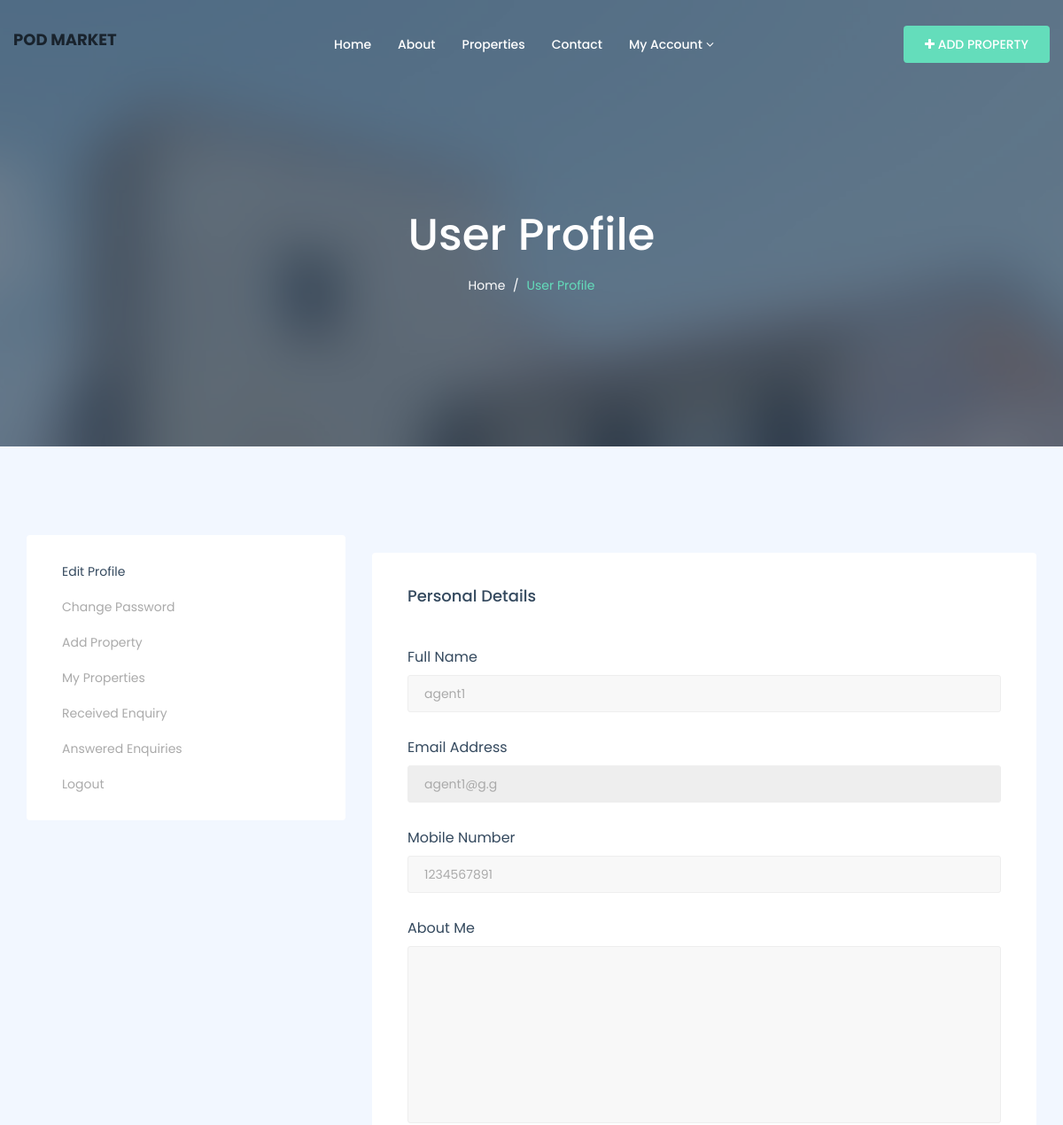
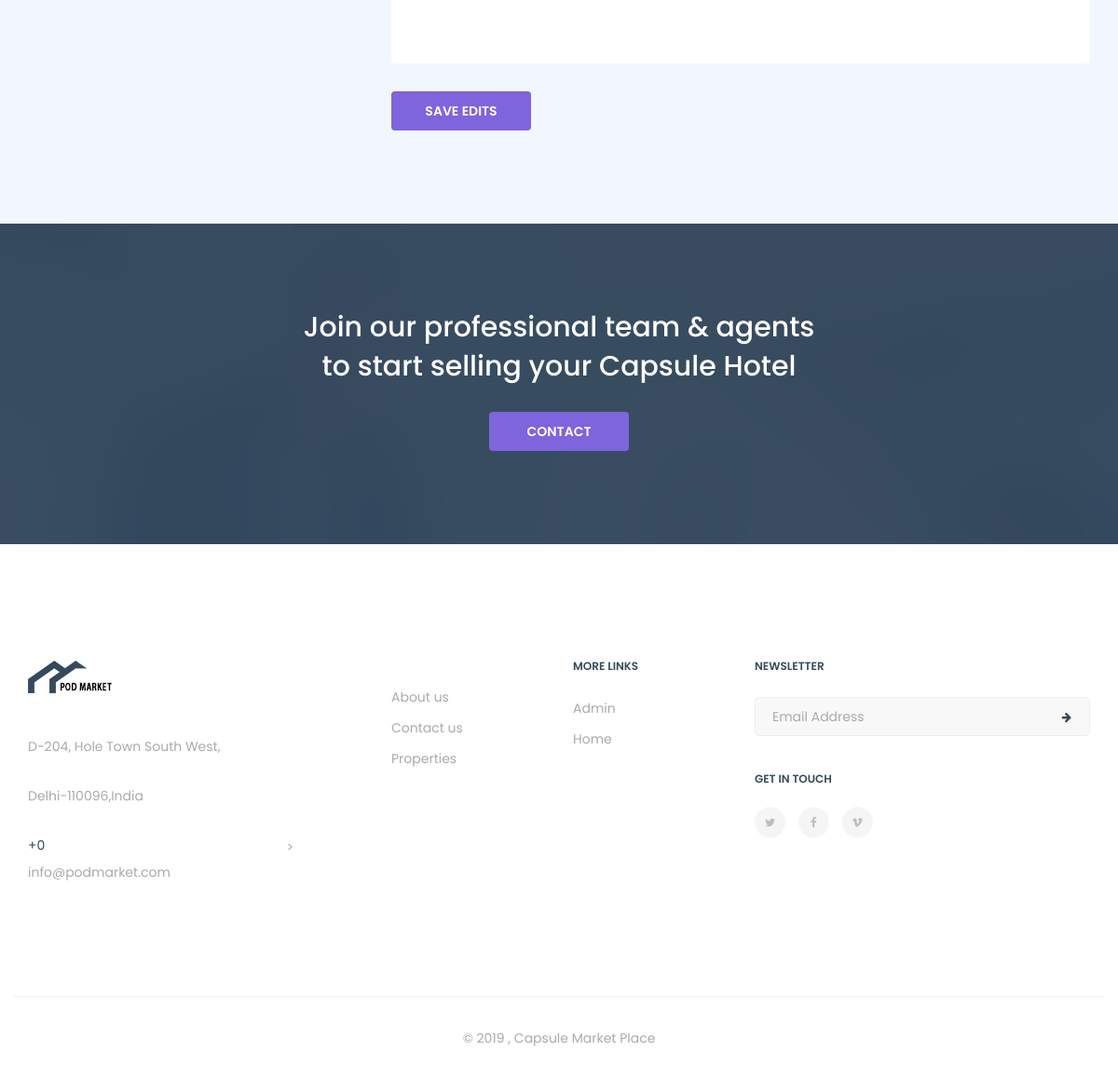
The page /user-profile.php (signed in) on the database its author committed (2 pictures, top to bottom).
### tables this page shows
CREATE TABLE `tbluser` (
  `ID` int(10) NOT NULL,
  `FullName` varchar(120) DEFAULT NULL,
  `Email` varchar(120) DEFAULT NULL,
  `MobileNumber` bigint(10) DEFAULT NULL,
  `Password` varchar(120) DEFAULT NULL,
  `UserType` int(5) DEFAULT NULL,
  `PostingDate` timestamp NULL DEFAULT current_timestamp(),
  `Aboutme` mediumtext NOT NULL,
  `UpdationDate` timestamp NOT NULL DEFAULT '0000-00-00 00:00:00' ON UPDATE current_timestamp()
);

CREATE TABLE `tblpage` (
  `ID` int(10) NOT NULL,
  `PageType` varchar(120) DEFAULT NULL,
  `PageTitle` mediumtext DEFAULT NULL,
  `PageDescription` mediumtext DEFAULT NULL,
  `Email` varchar(120) DEFAULT NULL,
  `MobileNumber` bigint(10) DEFAULT NULL,
  `UpdationDate` timestamp NULL DEFAULT NULL ON UPDATE current_timestamp()
);

### user-profile.php (the view, shortened to what this page needs)
<?php
if (strlen($_SESSION['remsuid']==0)) {
  header('location:logout.php');
  } else{
?>
<!DOCTYPE html>
<html dir="ltr" lang="en-US">
<head>
    <link href="assets/css/external.css" rel="stylesheet">
    <link href="assets/css/bootstrap.min.css" rel="stylesheet">
    <link href="assets/css/style.css" rel="stylesheet">
</head>
<body>
    <div id="wrapper" class="wrapper clearfix">
         <?php include_once('includes/header.php');?>
        <section id="page-title" class="page-title bg-overlay bg-overlay-dark2">
            <div class="container">
                <div class="row">
                    <div class="col-xs-12 col-sm-12 col-md-6 col-md-offset-3">
                        <div class="title title-1 text-center">
                            <div class="title--content">
                                <div class="title--heading">
                                    <h1>user Profile</h1>
                                </div>
                                <ol class="breadcrumb">
                                    <li><a href="index.php">Home</a></li>
                                    <li class="active">user Profile</li>
                                </ol>
                            </div>
                        </div>
                    </div>
                </div>
            </div>
        </section>
        <section id="user-profile" class="user-profile">
            <div class="container">
                <div class="row">
                    <?php include_once('includes/sidebar.php');?>
                    <div class="col-xs-12 col-sm-12 col-md-8">
                        <form class="mb-0" method="post">
                            <div class="form-box">
                                <?php
  $uid=$_SESSION['remsuid'];
$ret=mysqli_query($con,"select * from tbluser where ID='$uid'");
while ($row=mysqli_fetch_array($ret)) {
?>
                                <h4 class="form--title">Personal Details</h4>
                                <div class="form-group">
                                    <label for="full-name">Full Name</label>
                                    <input type="text" class="form-control" name="fullname" id="fullname" required="true" value="<?php  echo $row['FullName'];?>">
                                </div>
                                <div class="form-group">
                                    <label for="email-address">Email Address</label>
                                    <input type="email" class="form-control" name="email" id="email" readonly="true" value="<?php  echo $row['Email'];?>">
                                </div>
                                <div class="form-group">
                                    <label for="phone-number">Mobile Number</label>
                                    <input type="text" class="form-control" name="mobilenumber" id="mobilenumber" required="true" value="<?php  echo $row['MobileNumber'];?>">
                                </div>
                                <div class="form-group">
                                    <label for="about-me">About Me</label>
                                    <textarea class="form-control" name="aboutme" id="aboutme" rows="2" required="true"><?php  echo $row['Aboutme'];?></textarea>
                                </div>
                            </div>
                            <?php }?>
                            <input type="submit" value="Save Edits" name="submit" class="btn btn--primary">
                        </form>
                    </div>
                </div>
            </div>
        </section>
<?php include_once('includes/tst.php');?>
       <?php include_once('includes/footer.php');?>
    </div>
</body>
</html>
<?php }  ?>

### includes/footer.php (shortened to what this page needs)
 <?php
include('includes/dbconnection.php');
?>
 <footer id="footer" class="footer footer-1 bg-white">
            <div class="footer-widget">
                <div class="container">
                    <div class="row">
                        <div class="col-xs-12 col-sm-6 col-md-3 widget--about">
                            <div class="widget--content">
                                <?php
$ret=mysqli_query($con,"select * from tblpage where PageType='contactus'");
while ($row=mysqli_fetch_array($ret)) {
?>
                                <div class="footer--logo">
                                    <img src="assets/images/logo/logo-dark3.png" alt="logo">
                                </div>
                                <p><?php  echo $row['PageDescription'];?></p>
                                <div class="footer--contact">
                                    <ul class="list-unstyled mb-0">
                                        <li>+<?php  echo $row['MobileNumber'];?></li>
                                        <li> <p><?php  echo $row['Email'];?></p></li>
                                    </ul>
                                </div>
                            </div>
                            <?php } ?>
                        </div>
                        <div class="col-xs-12 col-sm-3 col-md-2 col-md-offset-1 widget--links">
                            <div class="widget--content">
                                <ul class="list-unstyled mb-0">
                                    <li><a href="about.php">About us</a></li>
                                    <li><a href="contact.php">Contact us</a></li>
                                   <li><a href="properties-grid.php">Properties</a></li>
                                </ul>
                            </div>
                        </div>
                        <div class="col-xs-12 col-sm-3 col-md-2 widget--links">
                            <div class="widget--title">
                                <h5>More Links</h5>
                            </div>
                            <div class="widget--content">
                                <ul class="list-unstyled mb-0">
                                    <li><a href="admin/login.php">Admin</a></li>
                                    <li><a href="index.php">Home</a></li>
                                </ul>
                            </div>
                        </div>
                      <div class="col-xs-12 col-sm-12 col-md-4 widget--newsletter">
                            <div class="widget--title">
                                <h5>newsletter</h5>
                            </div>
                            <div class="widget--content">
                                <form class="newsletter--form mb-40">
                                    <input type="email" class="form-control" id="newsletter-email" placeholder="Email Address">
                                    <button type="submit"><i class="fa fa-arrow-right"></i></button>
                                </form>
                                <h6>Get In Touch</h6>
                                <div class="social-icons">
                                    <a href="#"><i class="fa fa-twitter"></i></a>
                                    <a href="#"><i class="fa fa-facebook"></i></a>
                                    <a href="#"><i class="fa fa-vimeo"></i></a>
                                </div>
                            </div>
                        </div>>
                    </div>
                </div>
            </div>
            <div class="footer--copyright text-center">
                <div class="container">
                    <div class="row footer--bar">
                        <div class="col-xs-12 col-sm-12 col-md-12">
                            <span>© 2019 ,  Capsule Market Place</span>
                        </div>
                    </div>
                </div>
            </div>
        </footer>

### rows shown on the page
tbluser: fullname "agent1", email "agent1@g.g", mobilenumber "1234567891"
tblpage: PageDescription "D-204, Hole Town South West, Delhi-110096,India", MobileNumber "0", Email "info@podmarket.com"
